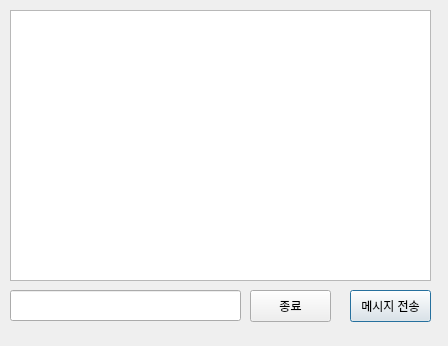
<?xml version="1.0" encoding="UTF-8"?>
<ui version="4.0">
 <class>ChatWindow</class>
 <widget class="QDialog" name="ChatWindow">
  <property name="geometry">
   <rect>
    <x>0</x>
    <y>0</y>
    <width>448</width>
    <height>346</height>
   </rect>
  </property>
  <property name="windowTitle">
   <string>Dialog</string>
  </property>
  <widget class="QTextBrowser" name="chatLog">
   <property name="geometry">
    <rect>
     <x>10</x>
     <y>10</y>
     <width>421</width>
     <height>271</height>
    </rect>
   </property>
  </widget>
  <widget class="QLineEdit" name="messageInput">
   <property name="geometry">
    <rect>
     <x>10</x>
     <y>290</y>
     <width>231</width>
     <height>31</height>
    </rect>
   </property>
  </widget>
  <widget class="QPushButton" name="sendButton">
   <property name="geometry">
    <rect>
     <x>350</x>
     <y>290</y>
     <width>81</width>
     <height>32</height>
    </rect>
   </property>
   <property name="text">
    <string>메시지 전송</string>
   </property>
  </widget>
  <widget class="QPushButton" name="closeButton">
   <property name="geometry">
    <rect>
     <x>250</x>
     <y>290</y>
     <width>81</width>
     <height>32</height>
    </rect>
   </property>
   <property name="text">
    <string>종료</string>
   </property>
  </widget>
 </widget>
 <resources/>
 <connections/>
</ui>
